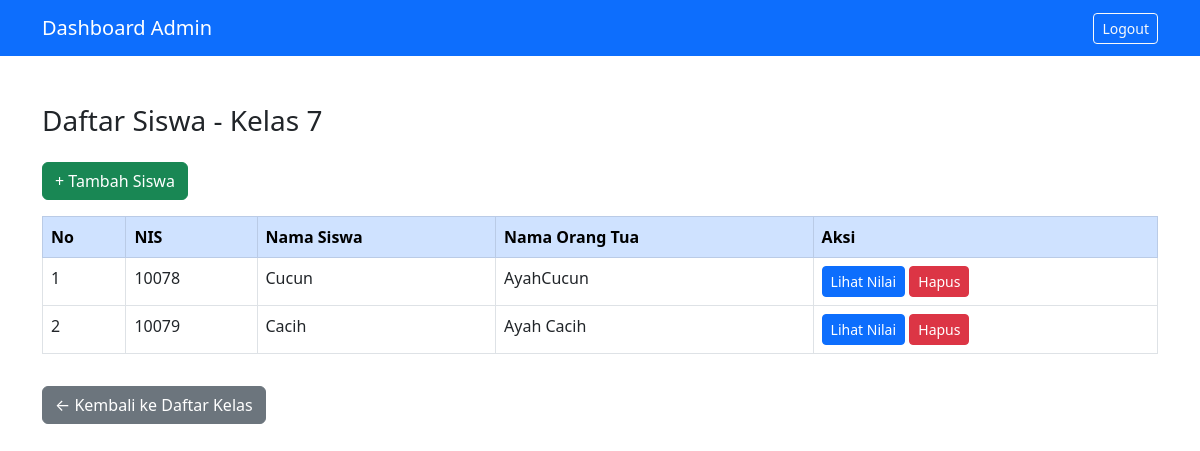
The app's page /admin/siswa.php?id_kelas=1 (signed in) with its own data.
### tables this page shows
CREATE TABLE `kelas` (
  `id` int(11) NOT NULL,
  `nama_kelas` varchar(100) NOT NULL
);

CREATE TABLE `siswa` (
  `id` int(11) NOT NULL,
  `nama_siswa` varchar(100) DEFAULT NULL,
  `nis` varchar(20) DEFAULT NULL,
  `nama_ortu` varchar(100) DEFAULT NULL,
  `id_kelas` int(11) NOT NULL,
  `password` varchar(255) NOT NULL
);

### admin/siswa.php (the view, shortened to what this page needs)
<?php
include '../config/koneksi.php';
$id_kelas = isset($_GET['id_kelas']) ? $_GET['id_kelas'] : 0;
$qkelas = mysqli_query($koneksi, "SELECT * FROM kelas WHERE id='$id_kelas'");
$kelas = mysqli_fetch_assoc($qkelas);
?>
<!DOCTYPE html>
<html lang="id">
<head>
  <link href="https://cdn.jsdelivr.net/npm/bootstrap@5.3.0/dist/css/bootstrap.min.css" rel="stylesheet">
</head>
<body>
<nav class="navbar navbar-expand-lg navbar-dark bg-primary">
  <div class="container">
    <a class="navbar-brand" href="dashboard.php">Dashboard Admin</a>
    <div class="ms-auto">
      <a href="../logout.php" class="btn btn-outline-light btn-sm">Logout</a>
    </div>
  </div>
</nav>
<div class="container my-5">
  <h3>Daftar Siswa - <?= htmlspecialchars($kelas['nama_kelas']) ?></h3>
  <button class="btn btn-success my-3" data-bs-toggle="modal" data-bs-target="#modalTambah">+ Tambah Siswa</button>
  <table class="table table-bordered table-hover">
    <thead class="table-primary">
      <tr>
        <th>No</th>
        <th>NIS</th>
        <th>Nama Siswa</th>
        <th>Nama Orang Tua</th>
        <th>Aksi</th>
      </tr>
    </thead>
    <tbody>
      <?php
      $no = 1;
      $query = mysqli_query($koneksi, "SELECT * FROM siswa WHERE id_kelas='$id_kelas'");
      while ($row = mysqli_fetch_assoc($query)) {
          echo "
          <tr>
            <td>{$no}</td>
            <td>{$row['nis']}</td>
            <td>{$row['nama_siswa']}</td>
            <td>{$row['nama_ortu']}</td>
            <td>
              <a href='nilai.php?id_siswa={$row['id']}' class='btn btn-sm btn-primary'>Lihat Nilai</a>
              <a href='?id_kelas=$id_kelas&hapus={$row['id']}' class='btn btn-sm btn-danger' onclick='return confirm(\"Yakin hapus siswa ini?\")'>Hapus</a>
            </td>
          </tr>
          ";
          $no++;
      }
      ?>
    </tbody>
  </table>
  <a href="dashboard.php" class="btn btn-secondary mt-3">← Kembali ke Daftar Kelas</a>
</div>
</body>
</html>

### records on screen
kelas: nama_kelas "Kelas 7"
siswa: nis "10078", nama_siswa "Cucun", nama_ortu "AyahCucun"
siswa: nis "10079", nama_siswa "Cacih", nama_ortu "Ayah Cacih"
